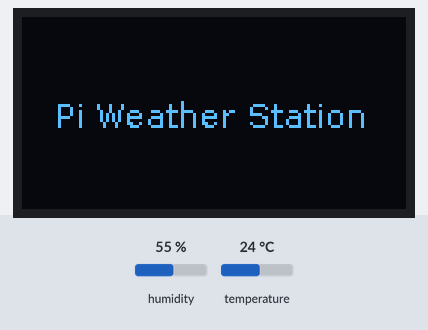
Simulated run of this program. Board: Raspberry Pi (BCM pin numbers). Shown: 128×64 one-colour display. The inputs (shaded band) are chosen by the test bench; at power-on: humidity 55 %, temperature 24 °C. The OLED is the two-colour kind (top 16 rows yellow); the clock reads 2024-03-15 10:24:30 at power-on unless the program sets it; files the program writes start out absent; every time zone reads the same local clock; threads take turns every 2 ms; what the program prints to the terminal is not drawn.

Above: at 7.7 s.
7.8 s: humidity set to 22 %
At 14.1 s:
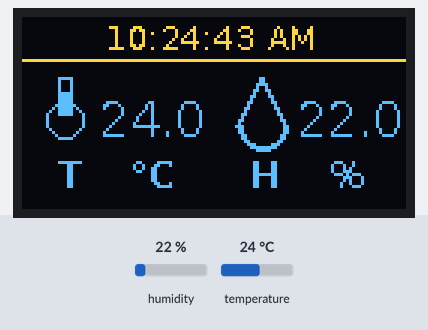
14.3 s: temperature set to 12 °C
At 17.8 s:
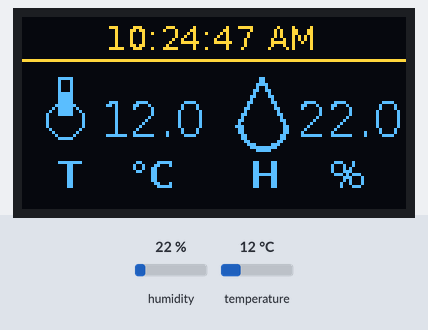
20.0 s: humidity set to 40 %
At 22.8 s:
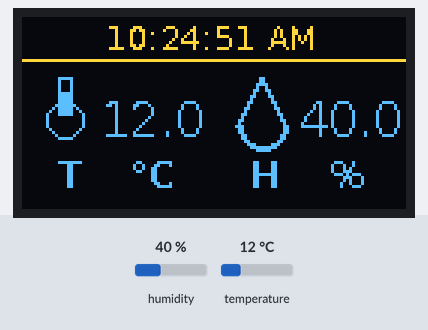
24.6 s: temperature set to 19 °C
At 27.4 s:
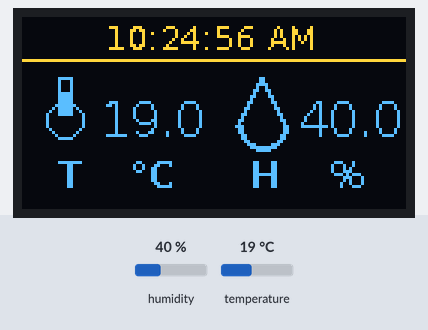
Timing chart, 0 to 28.9 s (numbered marks = the images above; inputs shaded):
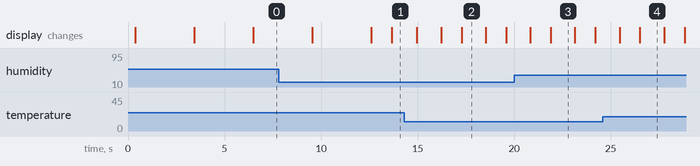

Measured:
- what the display in image 2 shows lasts 1.2 s, from 17.3 s to 18.5 s

The program:

weather_station_web.py
```python
#
# Raspberry Pi Web-Enabled Weather Station
#
# This script reads data from a DHT11 sensor (temperature, humidity),
# displays it on an SSD1306 OLED screen with custom icons, hosts a
# web page with live data, and logs the data to a CSV file every 10 minutes.
#
# Required Libraries:
# sudo pip3 install adafruit-circuitpython-dht
# sudo pip3 install adafruit-circuitpython-ssd1306
# sudo pip3 install Pillow
# sudo pip3 install pytz
#
# Make sure to enable I2C on your Raspberry Pi using 'sudo raspi-config'
#

import time
from datetime import datetime
import pytz
import board
import busio
import adafruit_dht
from PIL import Image, ImageDraw, ImageFont
import adafruit_ssd1306
import threading
import http.server
import socketserver
import csv
import os

# --- Configuration ---
WEB_PORT = 8000
LOG_INTERVAL_SECONDS = 600  # 10 minutes
DATA_FILE = 'sensor_data.csv'
TIMEZONE = 'Asia/Kolkata'
LOCATION = 'Chapra, Bihar'

# --- Global variables for sharing data between threads ---
sensor_data = {'temperature': None, 'humidity': None}
data_lock = threading.Lock()


# --- Hardware Initialization ---
def init_hardware():
    """Initializes all connected hardware components."""
    global oled, dht11
    try:
        i2c = busio.I2C(board.SCL, board.SDA)
        oled = adafruit_ssd1306.SSD1306_I2C(128, 64, i2c, addr=0x3C)
        oled.fill(0)
        oled.show()
        print("OLED display initialized successfully.")
    except Exception as e:
        print(f"Error initializing OLED display: {e}")
        return False

    try:
        dht11 = adafruit_dht.DHT11(board.D4, use_pulseio=True)
        print("DHT11 sensor initialized successfully.")
    except Exception as e:
        print(f"Error initializing DHT11 sensor: {e}")
        return False

    return True


# --- OLED Display Management ---
def display_message(draw, image, font, text, duration):
    """Helper function to show a centered message on the OLED for a set duration."""
    draw.rectangle((0, 0, oled.width, oled.height), outline=0, fill=0)
    text_width, text_height = draw.textsize(text, font=font)
    x = (oled.width - text_width) // 2
    y = (oled.height - text_height) // 2
    draw.text((x, y), text, font=font, fill=255)
    oled.image(image)
    oled.show()
    time.sleep(duration)


def run_startup_sequence(draw, image, font_main, font_small):
    """Displays the startup messages on the OLED."""
    display_message(draw, image, font_main, "Hello :)", 3)
    display_message(draw, image, font_main, "Day 2", 3)
    display_message(draw, image, font_small, "Pi Weather Station", 3)
    display_message(draw, image, font_main, "By Sushant", 3)


def update_oled_display():
    """Continuously updates the OLED screen with sensor data and time."""
    try:
        font_main = ImageFont.truetype("/usr/share/fonts/truetype/dejavu/DejaVuSans.ttf", 16)
        font_small = ImageFont.truetype("/usr/share/fonts/truetype/dejavu/DejaVuSans.ttf", 11)
        font_icon_label = ImageFont.truetype("/usr/share/fonts/truetype/dejavu/DejaVuSans-Bold.ttf", 12)
    except IOError:
        font_main = ImageFont.load_default()
        font_small = ImageFont.load_default()
        font_icon_label = ImageFont.load_default()

    image = Image.new("1", (oled.width, oled.height))
    draw = ImageDraw.Draw(image)

    # Run startup sequence once
    run_startup_sequence(draw, image, font_main, font_small)

    while True:
        with data_lock:
            temp = sensor_data['temperature']
            hum = sensor_data['humidity']

        draw.rectangle((0, 0, oled.width, oled.height), outline=0, fill=0)

        # Draw Time
        now_tz = datetime.now(pytz.timezone(TIMEZONE))
        time_str = now_tz.strftime("%I:%M:%S %p")
        time_width, _ = draw.textsize(time_str, font=font_small)
        draw.text(((oled.width - time_width) // 2, 0), time_str, font=font_small, fill=255)
        draw.line((0, 14, oled.width, 14), fill=100)

        # --- Temperature Section (Left) ---
        # Icon
        draw.ellipse((8, 28, 20, 40), outline=255, fill=0, width=1)
        draw.rectangle((12, 20, 16, 32), outline=255, fill=0)
        draw.rectangle((13, 25, 15, 31), outline=255, fill=255)
        # Label
        draw.text((12, 45), "T    \u00B0C", font=font_icon_label, fill=255)
        # Data
        temp_text = f"{temp:.1f}" if temp is not None else "N/A"
        draw.text((26, 25), temp_text, font=font_main, fill=255)

        # --- Humidity Section (Right) ---
        # Icon
        draw.arc((72, 28, 88, 44), 0, 180, fill=255, width=2)
        draw.line((72, 36, 80, 20), fill=255, width=2)
        draw.line((88, 36, 80, 20), fill=255, width=2)
        # Label
        draw.text((76, 45), "H    %", font=font_icon_label, fill=255)
        # Data
        hum_text = f"{hum:.1f}%" if hum is not None else "N/A"
        draw.text((92, 25), hum_text, font=font_main, fill=255)

        oled.image(image)
        oled.show()
        time.sleep(1)


# --- Data Logging ---
def write_log_entry(temp, hum):
    """Writes a single data entry to the CSV file."""
    timestamp = datetime.now(pytz.timezone(TIMEZONE)).strftime('%Y-%m-%d %H:%M:%S')
    try:
        with open(DATA_FILE, 'a', newline='') as f:
            writer = csv.writer(f)
            writer.writerow([timestamp, f"{temp:.1f}", f"{hum:.1f}"])
        return True
    except Exception as e:
        print(f"Error writing to log file: {e}")
        return False


def log_data_to_csv():
    """Logs sensor data to a CSV file at a specified interval."""
    while True:
        time.sleep(LOG_INTERVAL_SECONDS)
        with data_lock:
            temp = sensor_data['temperature']
            hum = sensor_data['humidity']

        if temp is not None and hum is not None:
            if write_log_entry(temp, hum):
                print(f"Data logged at {datetime.now(pytz.timezone(TIMEZONE)).strftime('%H:%M:%S')}")


# --- Web Server ---
class WeatherHTTPRequestHandler(http.server.SimpleHTTPRequestHandler):
    """Custom HTTP request handler to serve live sensor data."""

    def do_GET(self):
        with data_lock:
            temp = sensor_data['temperature']
            hum = sensor_data['humidity']

        temp_str = f"{temp:.1f}" if temp is not None else "..."
        hum_str = f"{hum:.1f}" if hum is not None else "..."

        html = f"""
        <!DOCTYPE html>
        <html lang="en">
        <head>
            <meta charset="UTF-8">
            <meta name="viewport" content="width=device-width, initial-scale=1.0">
            <title>Raspberry Pi Weather Station</title>
            <meta http-equiv="refresh" content="15">
            <link rel="preconnect" href="https://fonts.googleapis.com">
            <link rel="preconnect" href="https://fonts.gstatic.com" crossorigin>
            <link href="https://fonts.googleapis.com/css2?family=Poppins:wght@300;400;700&display=swap" rel="stylesheet">
            <style>
                body {{
                    font-family: 'Poppins', sans-serif;
                    background: linear-gradient(135deg, #667eea 0%, #764ba2 100%);
                    color: white;
                    display: flex;
                    justify-content: center;
                    align-items: center;
                    min-height: 100vh;
                    margin: 0;
                    text-align: center;
                }}
                .container {{
                    background: rgba(255, 255, 255, 0.1);
                    backdrop-filter: blur(10px);
                    border-radius: 20px;
                    padding: 2em 3em;
                    border: 1px solid rgba(255, 255, 255, 0.2);
                    box-shadow: 0 8px 32px 0 rgba(0, 0, 0, 0.3);
                }}
                h1 {{
                    font-weight: 700;
                    margin-bottom: 0.2em;
                }}
                p.location {{
                    font-weight: 300;
                    font-size: 1.2em;
                    margin-top: 0;
                    margin-bottom: 2em;
                    opacity: 0.8;
                }}
                .data-grid {{
                    display: grid;
                    grid-template-columns: 1fr 1fr;
                    gap: 2em;
                }}
                .data-box {{
                    background: rgba(255, 255, 255, 0.15);
                    padding: 1.5em;
                    border-radius: 15px;
                }}
                .data-box .label {{
                    font-size: 1em;
                    font-weight: 300;
                    opacity: 0.8;
                }}
                .data-box .value {{
                    font-size: 2.5em;
                    font-weight: 700;
                }}
            </style>
        </head>
        <body>
            <div class="container">
		<h1>Raspberry Pi Weather Station</h1>
                <h2>By Sushant</h2>
                <p class="location">{LOCATION}</p>
                <div class="data-grid">
                    <div class="data-box">
                        <div class="label">ðŸŒ¡ï¸  Temperature</div>
                        <div class="value">{temp_str}&deg;C</div>
                    </div>
                    <div class="data-box">
                        <div class="label">ðŸ’§ Humidity</div>
                        <div class="value">{hum_str}%</div>
                    </div>
                </div>
            </div>
        </body>
        </html>
        """

        self.send_response(200)
        self.send_header("Content-type", "text/html")
        self.end_headers()
        self.wfile.write(bytes(html, "utf8"))


def run_web_server():
    """Starts the web server in a separate thread."""
    try:
        with socketserver.TCPServer(("", WEB_PORT), WeatherHTTPRequestHandler) as httpd:
            print(f"Web server started at http://<YOUR_PI_IP>:{WEB_PORT}")
            httpd.serve_forever()
    except Exception as e:
        print(f"Could not start web server: {e}")


# --- Main Application Logic ---
def main():
    """Main function to start all threads and read sensor data."""
    if not init_hardware():
        print("Hardware initialization failed. Exiting.")
        return

    # Create CSV file and header if it doesn't exist
    if not os.path.isfile(DATA_FILE):
        with open(DATA_FILE, 'w', newline='') as f:
            csv.writer(f).writerow(['Timestamp', 'Temperature (C)', 'Humidity (%)'])
        print(f"Created data log file: {DATA_FILE}")

    # Start background threads
    threading.Thread(target=run_web_server, daemon=True).start()
    threading.Thread(target=update_oled_display, daemon=True).start()
    threading.Thread(target=log_data_to_csv, daemon=True).start()

    print("Starting sensor reading loop... Press CTRL+C to exit.")
    first_log_done = False
    while True:
        try:
            temperature_c = dht11.temperature
            humidity = dht11.humidity

            if temperature_c is not None and humidity is not None:
                with data_lock:
                    sensor_data['temperature'] = temperature_c
                    sensor_data['humidity'] = humidity

                # Log the very first successful reading immediately
                if not first_log_done:
                    if write_log_entry(temperature_c, humidity):
                        print("First data point logged successfully.")
                        first_log_done = True
            else:
                print("DHT11 sensor read failed. Check wiring.")

        except RuntimeError as error:
            print(f"DHT11 Read error: {error.args[0]}")
            pass
        except Exception as e:
            print(f"An unexpected error occurred: {e}")
            break

        time.sleep(2.0)


if __name__ == "__main__":
    try:
        main()
    except KeyboardInterrupt:
        print("\nProgram stopped by user.")
    finally:
        if 'dht11' in globals():
            dht11.exit()
        if 'oled' in globals():
            oled.fill(0)
            oled.show()
        print("Hardware resources released. Exiting.")
```
